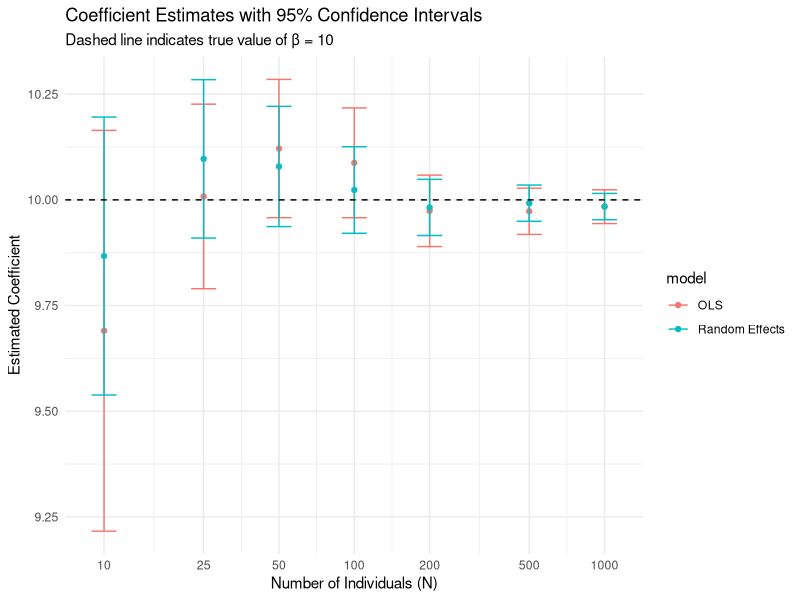
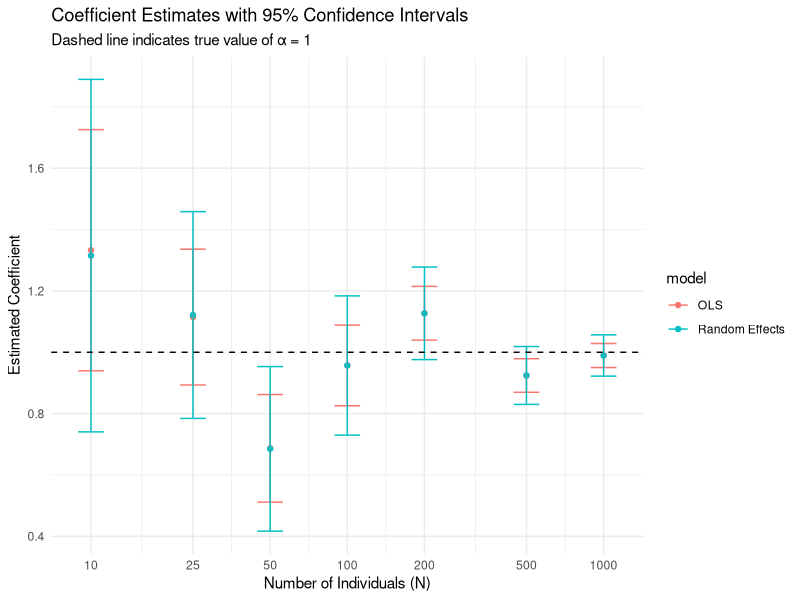

The R script that drew these images, in order:
## ---- chunk 1

library(tidyverse)
library(plm)
library(broom)

set.seed(1)

## ---- chunk 2

# Parameter Values
N_values <- c(10, 25, 50, 100, 200, 500, 1000)
T <- 5

alpha <- 1
beta <- 10

sigma_eta <- 1
sigma_eps <- 1

## ---- chunk 3

# function to simulate and estimate models
simulate_and_estimate <- function(N) {
  
  id <- rep(1:N, each = T)
  time <- rep(1:T, times = N)
  
  X <- rnorm(N * T)
  eta <- rep(rnorm(N, 0, sigma_eta), each = T)
  eps <- rnorm(N * T, 0, sigma_eps)
  Y <- alpha + beta * X + eta + eps
  
  data <- tibble(id = factor(id), time, X, Y)
  
  ols <- lm(Y ~ X, data = data)
  re  <- plm(Y ~ X, data = data, index = c("id", "time"), model = "random")
  
  bind_rows(
    tidy(ols, conf.int = TRUE) |> mutate(model = "OLS", N = N),
    tidy(re, conf.int = TRUE)  |> mutate(model = "Random Effects", N = N)
  )
}


## ---- chunk 4

# run simulations
results <- map_dfr(N_values, simulate_and_estimate)

## ---- chunk 5

results %>% 
  filter(term=="X") %>% 
  ggplot(aes(x = N, y = estimate, color = model)) +
  geom_point() +
  geom_errorbar(
    aes(ymin = conf.low, ymax = conf.high),
    width = 0.1
  ) +
  scale_x_continuous(trans = "log10", breaks = N_values) +
  geom_hline(yintercept = beta, linetype = "dashed", color = "black") +
  labs(
    title = "Coefficient Estimates with 95% Confidence Intervals",
    subtitle = "Dashed line indicates true value of β = 10",
    y = "Estimated Coefficient", x = "Number of Individuals (N)"
  ) +
  theme_minimal()

## ---- chunk 6

results %>% 
  filter(term=="(Intercept)") %>% 
  ggplot(aes(x = N, y = estimate, color = model)) +
  geom_point() +
  geom_errorbar(
    aes(ymin = conf.low, ymax = conf.high),
    width = 0.1
  ) +
  scale_x_continuous(trans = "log10", breaks = N_values) +
  geom_hline(yintercept = alpha, linetype = "dashed", color = "black") +
  labs(
    title = "Coefficient Estimates with 95% Confidence Intervals",
    subtitle = "Dashed line indicates true value of α = 1",
    y = "Estimated Coefficient", x = "Number of Individuals (N)"
  ) +
  theme_minimal()
